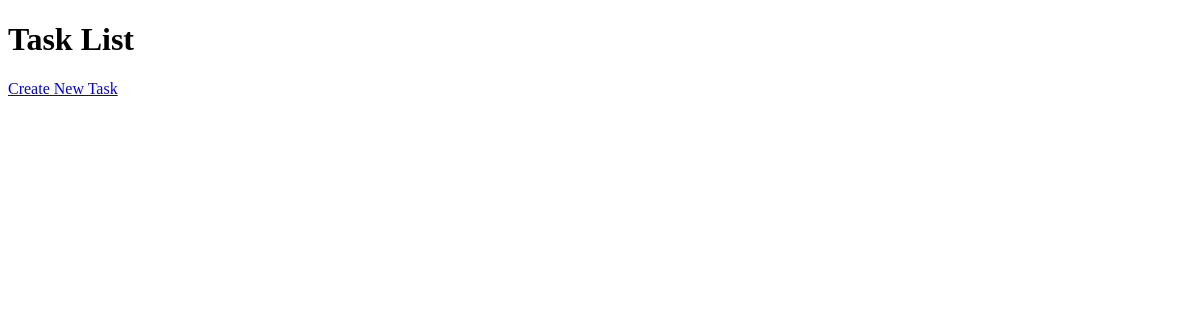
The app's page /task_list/, older data.
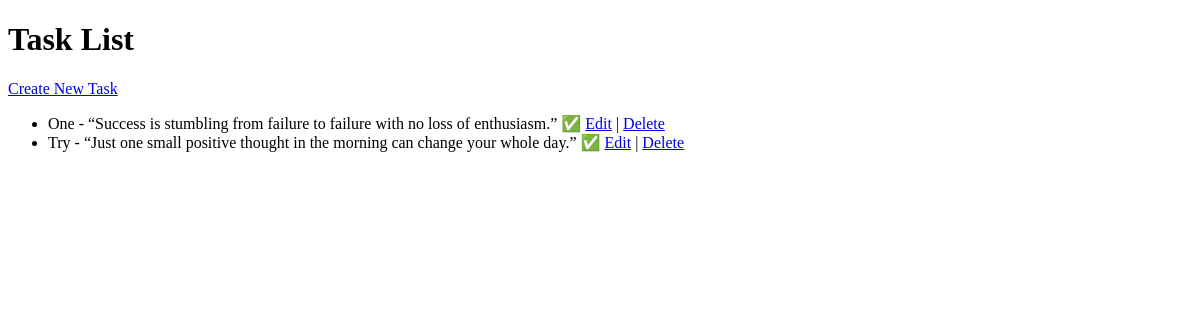
The same page, newer data.
### home/models.py (models this page shows, shortened)
class NewTask(models.Model):
    title = models.CharField(max_length=100)
    description = models.TextField(default='Default description')
    completed = models.BooleanField(default=False)

### home/views.py (the view)
# urls.py: path('task_list/', task_list, name="task_list"),
def task_list(request):
    tasks = NewTask.objects.all()
    return render(request,"task_list.html", {"tasks":tasks})

### home/templates/task_list.html (shortened to what this page needs)
<!DOCTYPE html>
<html lang="en">
<head>
</head>
<body>
    <h1>Task List</h1>
    <a href="{% url 'task_create' %}">Create New Task</a>
    <ul>
        {% for task in tasks %}
            <li>
                {{ task.title }} - {{ task.description }}
                {% if task.completed %} ✅ {% else %} ❌ {% endif %}
                <a href="{% url 'task_update' task.pk %}">Edit</a> |
                <a href="{% url 'task_delete' task.pk %}">Delete</a>
            </li>
        {% endfor %}
    </ul>
</body>
</html>

Row changes from the older to the newer data that the page shows:
added NewTask: title "One", description "“Success is stumbling from failure to failure with no loss of enthusiasm.”"
added NewTask: title "Try", description "“Just one small positive thought in the morning can change your whole day.”"
